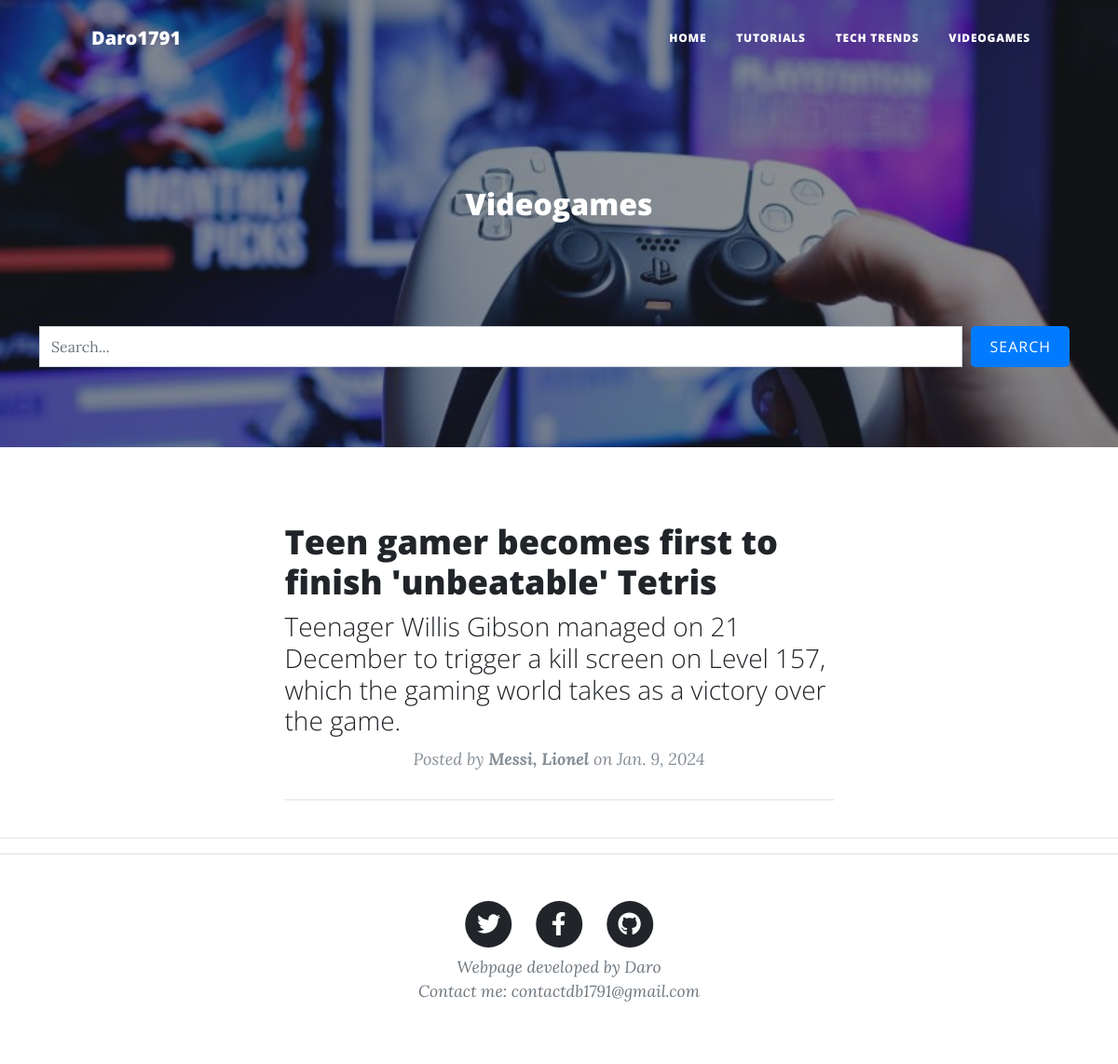
The page /videogames/ on the database its author committed.
### apps/blog/models.py (models this page shows, shortened)
class Post(models.Model):
    id = models.AutoField(primary_key=True)
    title = models.CharField('Title', max_length=100, blank=False, null=False)
    slug = models.CharField('Slug', max_length=100, blank=False, null=False)
    description = models.CharField('Description', max_length=150, blank=False, null=False)
    content = RichTextField()
    image = models.ImageField(upload_to='images/', blank=False, null=False)
    author = models.ForeignKey(Author,  on_delete=models.CASCADE)
    category = models.ForeignKey(Category,  on_delete=models.CASCADE)
    state = models.BooleanField('Published/Unpublished', default=True)
    creation_date = models.DateField('Creation date', auto_now=False, auto_now_add=True)
    class Meta:
        verbose_name = "Post"
        verbose_name_plural = "Posts"

class Author(models.Model):
    id = models.AutoField(primary_key=True)
    names = models.CharField('Author names', max_length=255, null=False, blank=False)
    surnames = models.CharField('Author surnames', max_length=255, null=False, blank=False)
    facebook = models.URLField('Facebook', null=True, blank=True)
    twitter = models.URLField('Twitter', null=True, blank=True)
    instagram = models.URLField('Instagram', null=True, blank=True)
    web = models.URLField('Web', null=True, blank=True)
    mail = models.EmailField('E-Mail', null=False, blank=False)
    state = models.BooleanField('Author active/no active', default=True)
    creation_date = models.DateField('Creation date', auto_now=False, auto_now_add=True)
    class Meta:
        verbose_name = "Author"
        verbose_name_plural = "Authors"
    def __str__(self):
        return "{0}, {1}".format(self.surnames, self.names)

### apps/blog/views.py (the view, shortened to what this page needs)
# urls.py: path('videogames/', videogames , name='videogames'),
def videogames (request):
    queryset = request.GET.get("search")
    posts = Post.objects.filter(
        state = True,
        category = Category.objects.get(name__iexact='Videogames')
        )
    paginator = Paginator(posts, 2)
    page = request.GET.get('page')
    posts = paginator.get_page(page)
    return render(request, 'videogames.html', {'posts':posts})

### templates/videogames.html
{% extends "index.html" %}
{% load static %}
{% block main_title %}Videogames{% endblock  %}
{% block imagen %}
{% static 'assets/img/videogames.jpg' %}
{% endblock imagen %}

### templates/index.html (shortened to what this page needs)
{% load static %}
<!DOCTYPE html>
<html lang="en">
    <head>
        <link href="{% static 'css/styles.css' %}" rel="stylesheet" />
        <link href="{% static 'css/clean-blog.css' %}" rel="stylesheet">
        <link href="{% static 'css/ultimate.css' %}" rel="stylesheet">
    </head>
    <body>
        <nav class="navbar navbar-expand-lg navbar-light" id="mainNav">
            <div class="container px-4 px-lg-5">
                <a class="navbar-brand" href="https://github.com/daro1791" target="_blank">Daro1791</a>
                <div class="collapse navbar-collapse" id="navbarResponsive">
                    <ul class="navbar-nav ms-auto py-4 py-lg-0">
                        <li class="nav-item"><a class="nav-link px-lg-3 py-3 py-lg-4" href="{% url 'blog:index' %}">Home</a></li>
                        <li class="nav-item"><a class="nav-link px-lg-3 py-3 py-lg-4" href="{% url 'blog:tutorials' %}">Tutorials </a></li>
                        <li class="nav-item"><a class="nav-link px-lg-3 py-3 py-lg-4" href="{% url 'blog:techtrends' %}">Tech Trends</a></li>
                        <li class="nav-item"><a class="nav-link px-lg-3 py-3 py-lg-4" href="{% url 'blog:videogames' %}">Videogames</a></li>
                    </ul>
                </div>
            </div>
        </nav>
        <header class="masthead" style="background-image: url({% block imagen %}{% static 'assets/img/home-bg.jpg' %}{% endblock imagen %})">
            <div class="container position-relative px-4 px-lg-5">
                <div class="row gx-4 gx-lg-5 justify-content-center">
                    <div class="col-md-10 col-lg-8 col-xl-7">
                        <div class="site-heading">
                            <h2>{% block main_title %}Tech Insight Hub{% endblock main_title %}</h2>
                        </div>
                    </div>
                </div>
            </div>
        </header>
{% block barra_busqueda %}
    <div class="container">
      <div class="row">
        <div class="col-md-12 search">
          <form method="get">
              <div id="custom-search-input">
                <div class="input-group col-md-12">
                  <input type="text" class="form-control" placeholder="Search..." name="search" value = "{{ request.GET.search }}">
                  <span class="input-group-list">
                    <button type="submit" class="boton btn-success">Search</button>
                  </span>
                </div>
              </div>
          </form>
        </div>
      </div>
    </div>
  {% endblock barra_busqueda %}
        <div class="container px-4 px-lg-5">
            <div class="row gx-4 gx-lg-5 justify-content-center">
                <div class="col-md-10 col-lg-8 col-xl-7">
                    {% block content %}
                    {% if posts %}
                    {% for post in posts %}
                    <div class="post-preview">
                        <a href='{% url "blog:postDetail" post.slug %}'>
                            <h2 class="post-title">
                                {{ post.title}}
                            </h2>
                            <h3 class="post-subtitle">
                                {{ post.description}}
                            </h3>
                        </a>
                        <p class="post-meta">
                            Posted by
                            <strong>
                                {{ post.author}}
                            </strong>
                            on {{ post.creation_date }}
                        </p>
                    </div>
                    <hr class="my-4" />
                    {% endfor %}
                    {% else %}
                    No Posts
                    {% endif %}
                    {% endblock content %}
                </div>
            </div>
        </div>
          <hr>
        <footer class="border-top">
            <div class="container px-4 px-lg-5">
                <div class="row gx-4 gx-lg-5 justify-content-center">
                    <div class="col-md-10 col-lg-8 col-xl-7">
                        <ul class="list-inline text-center">
                            <li class="list-inline-item">
                                <a href="#!">
                                    <span class="fa-stack fa-lg">
                                        <i class="fas fa-circle fa-stack-2x"></i>
                                        <i class="fab fa-twitter fa-stack-1x fa-inverse"></i>
                                    </span>
                                </a>
                            </li>
                            <li class="list-inline-item">
                                <a href="#!">
                                    <span class="fa-stack fa-lg">
                                        <i class="fas fa-circle fa-stack-2x"></i>
                                        <i class="fab fa-facebook-f fa-stack-1x fa-inverse"></i>
                                    </span>
                                </a>
                            </li>
                            <li class="list-inline-item">
                                <a href="#!">
                                    <span class="fa-stack fa-lg">
                                        <i class="fas fa-circle fa-stack-2x"></i>
                                        <i class="fab fa-github fa-stack-1x fa-inverse"></i>
                                    </span>
                                </a>
                            </li>
                        </ul>
                        <div class="small text-center text-muted fst-italic mt-2">Webpage developed by Daro</div>
                        <div class="small text-center text-muted fst-italic">Contact me: contactdb1791@gmail.com</div>
                    </div>
                </div>
            </div>
        </footer>
    </body>
</html>

### static/css/clean-blog.css (style rules this page uses)
body { font-size: 20px; color: #212529; font-family: 'Lora', 'Times New Roman', serif; }
p { line-height: 1.5; margin: 30px 0; }
h1, h2, h3, h4, h5, h6 { font-weight: 800; font-family: 'Open Sans', 'Helvetica Neue', Helvetica, Arial, sans-serif; }
a { color: #212529; -webkit-transition: all 0.2s; transition: all 0.2s; }
#mainNav { position: absolute; border-bottom: 1px solid #e9ecef; background-color: white; font-family: 'Open Sans', 'Helvetica Neue', Helvetica, Arial, sans-serif; }
#mainNav .navbar-brand { font-weight: 800; color: #343a40; }
#mainNav .navbar-nav > li.nav-item > a { font-size: 12px; font-weight: 800; letter-spacing: 1px; text-transform: uppercase; }
@media only screen and (min-width: 992px) { #mainNav { border-bottom: 1px solid transparent; background: transparent; } }
@media only screen and (min-width: 992px) { #mainNav .navbar-brand { padding: 10px 20px; color: #fff; } }
@media only screen and (min-width: 992px) { #mainNav .navbar-nav > li.nav-item > a { padding: 10px 20px; color: #fff; } }
@media only screen and (min-width: 992px) { #mainNav { -webkit-transition: background-color 0.2s; transition: background-color 0.2s; -webkit-transform: translate3d(0, 0, 0); transform: translate3d(0, 0, 0); } }
header.masthead { margin-bottom: 50px; background: no-repeat center center; background-color: #868e96; background-attachment: scroll; position: relative; background-size: cover; height: 60vh; }
header.masthead .page-heading, header.masthead .post-heading, header.masthead .site-heading { padding: 0px 0 150px; color: white; }
@media only screen and (min-width: 768px) { header.masthead .page-heading, header.masthead .post-heading, header.masthead .site-heading { padding: 0px 0; } }
header.masthead .page-heading, header.masthead .site-heading { text-align: center; }
.post-preview > a { color: #212529; }
.post-preview > a > .post-title { font-size: 30px; margin-top: 30px; margin-bottom: 10px; }
.post-preview > a > .post-subtitle { font-weight: 300; margin: 0 0 10px; }
.post-preview > .post-meta { font-size: 18px; font-style: italic; margin-top: 0; color: #868e96; }
@media only screen and (min-width: 768px) { .post-preview > a > .post-title { font-size: 36px; } }
footer { padding: 50px 0 65px; }
footer .list-inline { margin: 0; padding: 0; }
.search { margin-top: -180px; }
.boton { font-size: 14px; padding: 8px 25px; letter-spacing: 1px; text-transform: uppercase; border-radius: 0; border: 1px solid transparent; font-family: 'Open Sans','Helvetica Neue',Helvetica,Arial,sans-serif; }
p { text-align: center; }

### static/css/ultimate.css (style rules this page uses)
.boton { padding: 10px 20px; margin: 0 10px; font-size: 16px; cursor: pointer; background-color: #007BFF; color: #fff; border: none; border-radius: 5px; }

### rows shown on the page
Post: title "Teen gamer becomes first to finish 'unbeatable' Tetris", description "Teenager Willis Gibson managed on 21 December to trigger a kill screen on Level 157, which the gaming world takes as a victory over the game.", author "Messi, Lionel", creation_date "Jan. 9, 2024"
